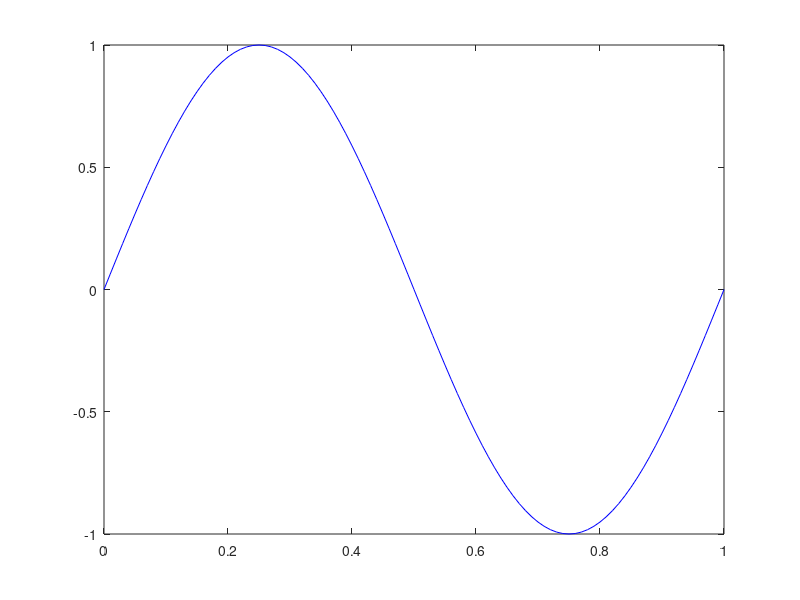

Write MATLAB code to recreate this figure. (Note: this script raises an error after producing the figure.)
%% This is a basic introductory file to certain aspects of Fourier analysis.
%  Note that many details remain to be filled in and that this should not
%  be considered a "complete" guide. 

% Define a time vector t
t = linspace(0, 1, 101);
% and a signal f = f(t)
f = sin(2*pi*t);

plot(t, f, 'b-');
% define the odd extension
fo = [f f];

tlong = linspace(0, 100, 10100);
flong = sin(2*pi*tlong);

fhat = fft(fo);
fhatlong = fft(flong);

%% Load a song into MATLAB
[wavFile fs] = wavread('songs/elysium_the-young-false-man_live.wav');

wavL = wavFile(:, 1);
wavR = wavFile(:, 2);

t = (0:size(wavL,1)-1)/fs;

plot(t, wavL);

wavhatL = fft(wavL);

semilogx(1./t, abs(wavhatL));

chi_t = (t> 10 & t< 16);

wavClip = wavL(chi_t);
tClip = t(chi_t);
plot(tClip, wavClip);

wavCliphat = fft(wavClip);
semilogx(1./tClip, abs(wavCliphat));


chi_t2 = (t>10 & t<10.01);
wavClip2 = wavL(chi_t2);
tClip2 = t(chi_t2);
plot(tClip2, wavClip2);

semilogx(1./tClip2, abs(fft(wavClip2)));

